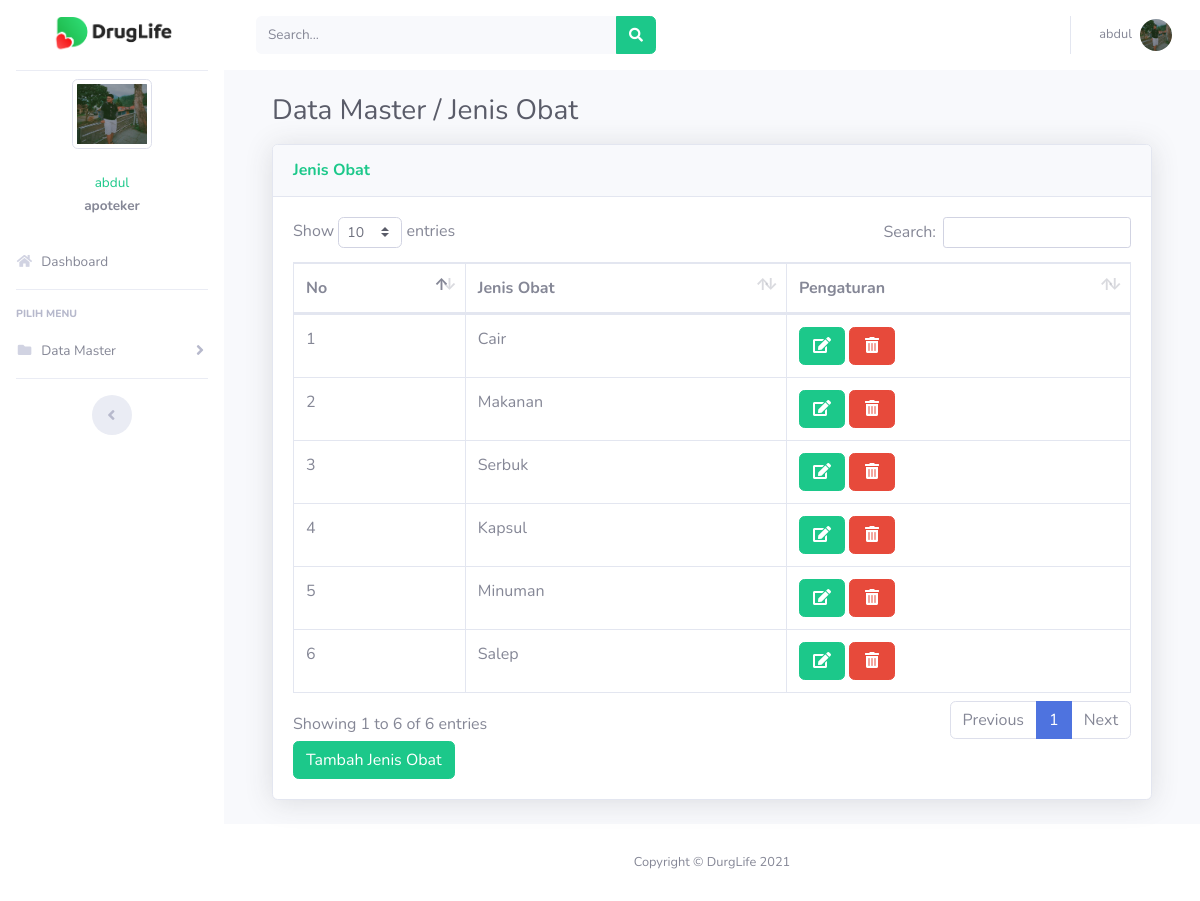
/index.php?page=jenisobat (signed in), run on the app's committed database.
### tables this page shows
CREATE TABLE `users` (
  `id` int(11) NOT NULL,
  `nik` varchar(10) NOT NULL,
  `nama` varchar(100) NOT NULL,
  `alamat` varchar(200) NOT NULL,
  `telepon` varchar(100) NOT NULL,
  `username` varchar(100) NOT NULL,
  `password` varchar(100) NOT NULL,
  `level` varchar(25) NOT NULL DEFAULT 'member',
  `foto` varchar(25) NOT NULL
);

CREATE TABLE `jenis_obat` (
  `id` int(11) NOT NULL,
  `jenis_obat` varchar(100) NOT NULL
);

### index.php (the view, shortened to what this page needs)
<?php
	$koneksi = new mysqli("localhost","root","","obat");
	?>
<!DOCTYPE html>
<html lang="en">
<head>
  <link href="vendor/fontawesome-free/css/all.min.css" rel="stylesheet" type="text/css">
  <link href="css/sb-admin-2.min.css" rel="stylesheet">
  <link href="vendor/datatables/dataTables.bootstrap4.min.css" rel="stylesheet">
</head>
<body id="page-top">
  <div id="wrapper">
    <ul class="navbar-nav sidebar sidebar-light accordion" id="accordionSidebar">
    <a class="sidebar-brand d-flex align-items-center justify-content-center" href="index.html">
        <img src="img/logo1.png" alt="logo" width="120">
    </a>
      <hr class="sidebar-divider my-0">
 <?php
   if ($_SESSION['apoteker']) {
	   $user = $_SESSION['apoteker'];
   }
   $sql =$koneksi->query("select * from users where id='$user'");
   $data = $sql->fetch_assoc();
   ?>
    <li class="d-flex align-items-center justify-content-center">
        <a class="nav-link">
		 <img src="img/<?php echo $data['foto']?>" class="img-circle img-thumbnail" width="80" alt="User"/></a>
	  </li>
		 <li class="nav-item ">
        <a class="nav-link">
         	<div class="d-flex align-items-center justify-content-center" class="name"><span class="text-success fw-bold" ><?php echo  $data['nama'];?></span></div></font>
			<div class="d-flex align-items-center justify-content-center" class="email"><strong> <span class="fst-italic"><?php echo $data['level'];?></span></strong></div>
		 </a>
      </li>
      <li class="nav-item">
        <a class="nav-link" href="?page=home">
          <i class="fas fa-fw fa-home"></i>
          <span>Dashboard</span></a>
      </li>
      <hr class="sidebar-divider">
      <div class="sidebar-heading">
        Pilih Menu
      </div>
	   <li class="nav-item">
        <a class="nav-link collapsed" href="#" data-toggle="collapse" data-target="#collapseData" aria-expanded="true" aria-controls="collapseData">
          <i class="fas fa-fw fa-folder"></i>
          <span>Data Master</span>
        </a>
      </li>
      <hr class="sidebar-divider d-none d-md-block">
      <div class="text-center d-none d-md-inline">
        <button class="rounded-circle border-0" id="sidebarToggle"></button>
      </div>
    </ul>
    <div id="content-wrapper" class="d-flex flex-column">
      <div id="content">
     <nav class="navbar navbar-expand navbar-light bg-white topbar mb-4 static-top">
 <form
                class="d-none d-sm-inline-block form-inline mr-auto ml-md-3 my-2 my-md-0 mw-100 navbar-search">
                <div class="input-group">
                    <input type="text" class="form-control bg-light border-0 small" placeholder="Search..."
                        aria-label="Search" aria-describedby="basic-addon2">
                    <div class="input-group-append">
                        <button class="btn btn-success" type="button">
                            <i class="fas fa-search fa-sm"></i>
                        </button>
                    </div>
                </div>
            </form>
            <ul class="navbar-nav ml-auto">
          <ul class="navbar-nav ml-auto">
            <li class="nav-item dropdown no-arrow">
                    <a class="nav-link dropdown-toggle" href="#" id="userDropdown" role="button"
                        data-toggle="dropdown" aria-haspopup="true" aria-expanded="false">
                        <span class="mr-2 d-none d-lg-inline text-gray-600 small"> <?php echo  $data['nama'];?></span>
                        <img class="img-profile rounded-circle"
                            src="img/<?php echo $data['foto']?>">
                    </a>
                </li>
          </ul>
        </nav>
        <div class="container-fluid">
		 <section class="content">
		      <?php
			   $page = $_GET['page'];
			   $aksi = $_GET['aksi'];
			   if ($page == "jenisobat") {
          if ($aksi == "") {
            include "page/jenisobat/jenisobat.php";
          }
        }
			   ?>
    </section>
</div>
   <footer class="sticky-footer bg-white">
    <div class="container my-auto">
        <div class="copyright text-center my-auto">
            <span>Copyright &copy; DurgLife 2021</span>
        </div>
    </div>
</footer>
    </div>
  </div>
  </div>
</body>
</html>

### page/jenisobat/jenisobat.php (shortened to what this page needs)
<div class="container-fluid">
<h1 class="h3 mb-0 text-gray-800" style="margin-bottom: 3rem;">Data Master / Jenis Obat</h1>
  <div class="card shadow mb-4" style="margin-top: 1rem;">
    <div class="card-header py-3">
      <h6 class="m-0 font-weight-bold text-success">Jenis Obat</h6>
    </div>
    <div class="card-body">
      <div class="table-responsive">
        <table class="table table-bordered" id="dataTable" width="100%" cellspacing="0">
        <thead>
                                <tr>
			<th>No</th>
			<th>Jenis Obat</th>
			<th>Pengaturan</th>
                                </tr>
		</thead>
          <tbody>
            <?php
	$no = 1;
	$sql = $koneksi->query("select * from jenis_obat");
	while ($data = $sql->fetch_assoc()) {
	?>
                                <tr>
                                    <td><?php echo $no++; ?></td>
			<td><?php echo $data['jenis_obat'] ?></td>
			<td>
              <a href="?page=jenisobat&aksi=ubahjenisobat&id=<?php echo $data['id'] ?>" class="btn btn-success" ><i class="fas fa-fw fa-edit"></i></a>
              <a onclick="return confirm('Apakah anda yakin akan menghapus data ini?')" href="?page=jenisobat&aksi=hapusjenisobat&id=<?php echo $data['id'] ?>" class="btn btn-danger" ><i class="fas fa-fw fa-trash-alt"></i></a>
			</td>
                                </tr>
	<?php }?>
		   </tbody>
                        </table>
<a href="?page=jenisobat&aksi=tambahjenis" class="btn btn-success" >Tambah Jenis Obat</a>
      </div>
    </div>
  </div>
</div>

### data on the page
users: foto (picture), nama "abdul", level "apoteker"
jenis_obat: jenis_obat "Cair"
jenis_obat: jenis_obat "Makanan"
jenis_obat: jenis_obat "Serbuk"
jenis_obat: jenis_obat "Kapsul"
jenis_obat: jenis_obat "Minuman"
jenis_obat: jenis_obat "Salep"
